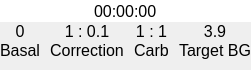
<?xml version="1.0" encoding="UTF-8"?>
<ui version="4.0">
 <class>TimedSettingButton</class>
 <widget class="QWidget" name="TimedSettingButton">
  <property name="geometry">
   <rect>
    <x>0</x>
    <y>0</y>
    <width>251</width>
    <height>70</height>
   </rect>
  </property>
  <property name="sizePolicy">
   <sizepolicy hsizetype="Preferred" vsizetype="Maximum">
    <horstretch>0</horstretch>
    <verstretch>0</verstretch>
   </sizepolicy>
  </property>
  <property name="font">
   <font>
    <pointsize>12</pointsize>
   </font>
  </property>
  <property name="windowTitle">
   <string>Form</string>
  </property>
  <property name="autoFillBackground">
   <bool>false</bool>
  </property>
  <layout class="QVBoxLayout" name="verticalLayout">
   <property name="spacing">
    <number>0</number>
   </property>
   <property name="leftMargin">
    <number>0</number>
   </property>
   <property name="topMargin">
    <number>0</number>
   </property>
   <property name="rightMargin">
    <number>0</number>
   </property>
   <property name="bottomMargin">
    <number>0</number>
   </property>
   <item>
    <widget class="QTimeEdit" name="timeEdit">
     <property name="sizePolicy">
      <sizepolicy hsizetype="Minimum" vsizetype="Maximum">
       <horstretch>0</horstretch>
       <verstretch>0</verstretch>
      </sizepolicy>
     </property>
     <property name="focusPolicy">
      <enum>Qt::FocusPolicy::NoFocus</enum>
     </property>
     <property name="frame">
      <bool>false</bool>
     </property>
     <property name="alignment">
      <set>Qt::AlignmentFlag::AlignCenter</set>
     </property>
     <property name="readOnly">
      <bool>true</bool>
     </property>
     <property name="buttonSymbols">
      <enum>QAbstractSpinBox::ButtonSymbols::NoButtons</enum>
     </property>
     <property name="keyboardTracking">
      <bool>false</bool>
     </property>
    </widget>
   </item>
   <item alignment="Qt::AlignmentFlag::AlignTop">
    <widget class="QWidget" name="layoutWidget" native="true">
     <layout class="QHBoxLayout" name="horizontalLayout">
      <property name="spacing">
       <number>10</number>
      </property>
      <property name="leftMargin">
       <number>0</number>
      </property>
      <property name="topMargin">
       <number>0</number>
      </property>
      <property name="rightMargin">
       <number>0</number>
      </property>
      <property name="bottomMargin">
       <number>0</number>
      </property>
      <item>
       <layout class="QVBoxLayout" name="basalLayout">
        <property name="spacing">
         <number>0</number>
        </property>
        <item>
         <widget class="QLabel" name="basalValue">
          <property name="text">
           <string>0</string>
          </property>
          <property name="alignment">
           <set>Qt::AlignmentFlag::AlignCenter</set>
          </property>
         </widget>
        </item>
        <item>
         <widget class="QLabel" name="basalText">
          <property name="text">
           <string>Basal</string>
          </property>
          <property name="alignment">
           <set>Qt::AlignmentFlag::AlignCenter</set>
          </property>
         </widget>
        </item>
       </layout>
      </item>
      <item>
       <layout class="QVBoxLayout" name="correctionLayout">
        <property name="spacing">
         <number>0</number>
        </property>
        <item>
         <widget class="QLabel" name="correctionValue">
          <property name="text">
           <string>1 : 0.1</string>
          </property>
          <property name="alignment">
           <set>Qt::AlignmentFlag::AlignCenter</set>
          </property>
         </widget>
        </item>
        <item>
         <widget class="QLabel" name="correctionText">
          <property name="text">
           <string>Correction</string>
          </property>
          <property name="alignment">
           <set>Qt::AlignmentFlag::AlignCenter</set>
          </property>
         </widget>
        </item>
       </layout>
      </item>
      <item>
       <layout class="QVBoxLayout" name="carbLayout">
        <property name="spacing">
         <number>0</number>
        </property>
        <item>
         <widget class="QLabel" name="carbValue">
          <property name="text">
           <string>1 : 1</string>
          </property>
          <property name="alignment">
           <set>Qt::AlignmentFlag::AlignCenter</set>
          </property>
         </widget>
        </item>
        <item>
         <widget class="QLabel" name="carbText">
          <property name="text">
           <string>Carb</string>
          </property>
          <property name="alignment">
           <set>Qt::AlignmentFlag::AlignCenter</set>
          </property>
         </widget>
        </item>
       </layout>
      </item>
      <item>
       <layout class="QVBoxLayout" name="targetLayout">
        <property name="spacing">
         <number>0</number>
        </property>
        <item>
         <widget class="QLabel" name="targetValue">
          <property name="text">
           <string>3.9</string>
          </property>
          <property name="alignment">
           <set>Qt::AlignmentFlag::AlignCenter</set>
          </property>
         </widget>
        </item>
        <item alignment="Qt::AlignmentFlag::AlignTop">
         <widget class="QLabel" name="targetText">
          <property name="text">
           <string>Target BG</string>
          </property>
          <property name="alignment">
           <set>Qt::AlignmentFlag::AlignCenter</set>
          </property>
         </widget>
        </item>
       </layout>
      </item>
     </layout>
    </widget>
   </item>
  </layout>
 </widget>
 <resources/>
 <connections>
  <connection>
   <sender>TimedSettingButton</sender>
   <signal>clicked()</signal>
   <receiver>TimedSettingButton</receiver>
   <slot>openEditor()</slot>
   <hints>
    <hint type="sourcelabel">
     <x>125</x>
     <y>34</y>
    </hint>
    <hint type="destinationlabel">
     <x>125</x>
     <y>34</y>
    </hint>
   </hints>
  </connection>
 </connections>
 <slots>
  <signal>clicked()</signal>
  <slot>openEditor()</slot>
 </slots>
</ui>
